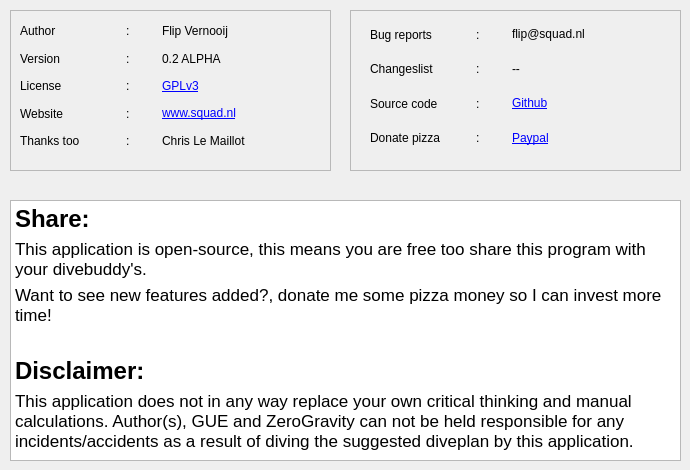
    <widget class="QWidget" name="tab_about">
     <attribute name="title">
      <string>About</string>
     </attribute>
     <widget class="QTextBrowser" name="text_disclaimer">
      <property name="geometry">
       <rect>
        <x>10</x>
        <y>200</y>
        <width>671</width>
        <height>261</height>
       </rect>
      </property>
      <property name="html">
       <string>&lt;!DOCTYPE HTML PUBLIC &quot;-//W3C//DTD HTML 4.0//EN&quot; &quot;http://www.w3.org/TR/REC-html40/strict.dtd&quot;&gt;
&lt;html&gt;&lt;head&gt;&lt;meta name=&quot;qrichtext&quot; content=&quot;1&quot; /&gt;&lt;style type=&quot;text/css&quot;&gt;
p, li { white-space: pre-wrap; }
&lt;/style&gt;&lt;/head&gt;&lt;body style=&quot; font-family:'.SF NS Text'; font-size:13pt; font-weight:400; font-style:normal;&quot;&gt;
&lt;p style=&quot; margin-top:6px; margin-bottom:6px; margin-left:0px; margin-right:0px; -qt-block-indent:0; text-indent:0px;&quot;&gt;&lt;span style=&quot; font-size:18pt; font-weight:600;&quot;&gt;Share:&lt;/span&gt;&lt;/p&gt;
&lt;p style=&quot; margin-top:6px; margin-bottom:6px; margin-left:0px; margin-right:0px; -qt-block-indent:0; text-indent:0px;&quot;&gt;This application is open-source, this means you are free too share this program with your divebuddy's.&lt;/p&gt;
&lt;p style=&quot; margin-top:6px; margin-bottom:6px; margin-left:0px; margin-right:0px; -qt-block-indent:0; text-indent:0px;&quot;&gt;Want to see new features added?, donate me some pizza money so I can invest more time!&lt;/p&gt;
&lt;p style=&quot;-qt-paragraph-type:empty; margin-top:6px; margin-bottom:6px; margin-left:0px; margin-right:0px; -qt-block-indent:0; text-indent:0px;&quot;&gt;&lt;br /&gt;&lt;/p&gt;
&lt;p style=&quot; margin-top:6px; margin-bottom:6px; margin-left:0px; margin-right:0px; -qt-block-indent:0; text-indent:0px;&quot;&gt;&lt;span style=&quot; font-size:18pt; font-weight:600;&quot;&gt;Disclaimer:&lt;/span&gt;&lt;/p&gt;
&lt;p style=&quot; margin-top:6px; margin-bottom:6px; margin-left:0px; margin-right:0px; -qt-block-indent:0; text-indent:0px;&quot;&gt;This application does not in any way replace your own critical thinking and manual calculations. Author(s), GUE and ZeroGravity can not be held responsible for any incidents/accidents as a result of diving the suggested diveplan by this application.&lt;/p&gt;&lt;/body&gt;&lt;/html&gt;</string>
      </property>
     </widget>
     <widget class="QFrame" name="frame_2">
      <property name="geometry">
       <rect>
        <x>10</x>
        <y>10</y>
        <width>321</width>
        <height>161</height>
       </rect>
      </property>
      <property name="frameShape">
       <enum>QFrame::StyledPanel</enum>
      </property>
      <property name="frameShadow">
       <enum>QFrame::Raised</enum>
      </property>
      <widget class="QWidget" name="layoutWidget_5">
       <property name="geometry">
        <rect>
         <x>10</x>
         <y>10</y>
         <width>291</width>
         <height>132</height>
        </rect>
       </property>
       <layout class="QVBoxLayout" name="verticalLayout_4">
        <item>
         <layout class="QHBoxLayout" name="horizontalLayout_30">
          <item>
           <widget class="QLabel" name="label_4">
            <property name="minimumSize">
             <size>
              <width>100</width>
              <height>0</height>
             </size>
            </property>
            <property name="maximumSize">
             <size>
              <width>100</width>
              <height>16777215</height>
             </size>
            </property>
            <property name="text">
             <string>Author</string>
            </property>
           </widget>
          </item>
          <item>
           <widget class="QLabel" name="label_10">
            <property name="minimumSize">
             <size>
              <width>30</width>
              <height>0</height>
             </size>
            </property>
            <property name="maximumSize">
             <size>
              <width>30</width>
              <height>16777215</height>
             </size>
            </property>
            <property name="text">
             <string>:</string>
            </property>
           </widget>
          </item>
          <item>
           <widget class="QLabel" name="label_16">
            <property name="minimumSize">
             <size>
              <width>100</width>
              <height>0</height>
             </size>
            </property>
            <property name="maximumSize">
             <size>
              <width>1000009</width>
              <height>16777215</height>
             </size>
            </property>
            <property name="layoutDirection">
             <enum>Qt::LeftToRight</enum>
            </property>
            <property name="text">
             <string>Flip Vernooij</string>
            </property>
            <property name="alignment">
             <set>Qt::AlignLeading|Qt::AlignLeft|Qt::AlignVCenter</set>
            </property>
           </widget>
          </item>
         </layout>
        </item>
        <item>
         <layout class="QHBoxLayout" name="horizontalLayout_31">
          <item>
           <widget class="QLabel" name="label_5">
            <property name="minimumSize">
             <size>
              <width>100</width>
              <height>0</height>
             </size>
            </property>
            <property name="maximumSize">
             <size>
              <width>100</width>
              <height>16777215</height>
             </size>
            </property>
            <property name="text">
             <string>Version</string>
            </property>
           </widget>
          </item>
          <item>
           <widget class="QLabel" name="label_12">
            <property name="minimumSize">
             <size>
              <width>30</width>
              <height>0</height>
             </size>
            </property>
            <property name="maximumSize">
             <size>
              <width>30</width>
              <height>16777215</height>
             </size>
            </property>
            <property name="text">
             <string>:</string>
            </property>
           </widget>
          </item>
          <item>
           <widget class="QLabel" name="label_17">
            <property name="minimumSize">
             <size>
              <width>100</width>
              <height>0</height>
             </size>
            </property>
            <property name="maximumSize">
             <size>
              <width>1000009</width>
              <height>16777215</height>
             </size>
            </property>
            <property name="layoutDirection">
             <enum>Qt::LeftToRight</enum>
            </property>
            <property name="text">
             <string>0.2 ALPHA</string>
            </property>
            <property name="alignment">
             <set>Qt::AlignLeading|Qt::AlignLeft|Qt::AlignVCenter</set>
            </property>
           </widget>
          </item>
         </layout>
        </item>
        <item>
         <layout class="QHBoxLayout" name="horizontalLayout_32">
          <item>
           <widget class="QLabel" name="label_6">
            <property name="minimumSize">
             <size>
              <width>100</width>
              <height>0</height>
             </size>
            </property>
            <property name="maximumSize">
             <size>
              <width>100</width>
              <height>16777215</height>
             </size>
            </property>
            <property name="text">
             <string>License</string>
            </property>
           </widget>
          </item>
          <item>
           <widget class="QLabel" name="label_13">
            <property name="minimumSize">
             <size>
              <width>30</width>
              <height>0</height>
             </size>
            </property>
            <property name="maximumSize">
             <size>
              <width>30</width>
              <height>16777215</height>
             </size>
            </property>
            <property name="text">
             <string>:</string>
            </property>
           </widget>
          </item>
          <item>
           <widget class="QLabel" name="label_18">
            <property name="minimumSize">
             <size>
              <width>100</width>
              <height>0</height>
             </size>
            </property>
            <property name="maximumSize">
             <size>
              <width>1000009</width>
              <height>16777215</height>
             </size>
            </property>
            <property name="layoutDirection">
             <enum>Qt::LeftToRight</enum>
            </property>
            <property name="text">
             <string>&lt;a href=&quot;https://www.gnu.org/licenses/gpl-3.0.en.html&quot;&gt;GPLv3&lt;/a&gt;</string>
            </property>
            <property name="alignment">
             <set>Qt::AlignLeading|Qt::AlignLeft|Qt::AlignVCenter</set>
            </property>
            <property name="openExternalLinks">
             <bool>true</bool>
            </property>
           </widget>
          </item>
         </layout>
        </item>
        <item>
         <layout class="QHBoxLayout" name="horizontalLayout_33">
          <item>
           <widget class="QLabel" name="label_7">
            <property name="minimumSize">
             <size>
              <width>100</width>
              <height>0</height>
             </size>
            </property>
            <property name="maximumSize">
             <size>
              <width>100</width>
              <height>16777215</height>
             </size>
            </property>
            <property name="text">
             <string>Website</string>
            </property>
           </widget>
          </item>
          <item>
           <widget class="QLabel" name="label_14">
            <property name="minimumSize">
             <size>
              <width>30</width>
              <height>0</height>
             </size>
            </property>
            <property name="maximumSize">
             <size>
              <width>30</width>
              <height>16777215</height>
             </size>
            </property>
            <property name="text">
             <string>:</string>
            </property>
           </widget>
          </item>
          <item>
           <widget class="QLabel" name="label_19">
            <property name="minimumSize">
             <size>
              <width>100</width>
              <height>0</height>
             </size>
            </property>
            <property name="maximumSize">
             <size>
              <width>1000009</width>
              <height>16777215</height>
             </size>
            </property>
            <property name="layoutDirection">
             <enum>Qt::LeftToRight</enum>
            </property>
            <property name="text">
             <string>&lt;a href=&quot;https://www.squad.nl&quot;&gt;www.squad.nl&lt;/a&gt;</string>
            </property>
            <property name="alignment">
             <set>Qt::AlignLeading|Qt::AlignLeft|Qt::AlignVCenter</set>
            </property>
           </widget>
          </item>
         </layout>
        </item>
        <item>
         <layout class="QHBoxLayout" name="horizontalLayout_34">
          <item>
           <widget class="QLabel" name="label_8">
            <property name="minimumSize">
             <size>
              <width>100</width>
              <height>0</height>
             </size>
            </property>
            <property name="maximumSize">
             <size>
              <width>100</width>
              <height>16777215</height>
             </size>
            </property>
            <property name="text">
             <string>Thanks too</string>
            </property>
           </widget>
          </item>
          <item>
           <widget class="QLabel" name="label_15">
            <property name="minimumSize">
             <size>
              <width>30</width>
              <height>0</height>
             </size>
            </property>
            <property name="maximumSize">
             <size>
              <width>30</width>
              <height>16777215</height>
             </size>
            </property>
            <property name="text">
             <string>:</string>
            </property>
           </widget>
          </item>
          <item>
           <widget class="QLabel" name="label_20">
            <property name="minimumSize">
             <size>
              <width>100</width>
              <height>0</height>
             </size>
            </property>
            <property name="maximumSize">
             <size>
              <width>1000009</width>
              <height>16777215</height>
             </size>
            </property>
            <property name="layoutDirection">
             <enum>Qt::LeftToRight</enum>
            </property>
            <property name="text">
             <string>Chris Le Maillot</string>
            </property>
            <property name="alignment">
             <set>Qt::AlignLeading|Qt::AlignLeft|Qt::AlignVCenter</set>
            </property>
           </widget>
          </item>
         </layout>
        </item>
       </layout>
      </widget>
     </widget>
     <widget class="QFrame" name="frame_3">
      <property name="geometry">
       <rect>
        <x>350</x>
        <y>10</y>
        <width>331</width>
        <height>161</height>
       </rect>
      </property>
      <property name="frameShape">
       <enum>QFrame::StyledPanel</enum>
      </property>
      <property name="frameShadow">
       <enum>QFrame::Raised</enum>
      </property>
      <widget class="QWidget" name="layoutWidget_51">
       <property name="geometry">
        <rect>
         <x>20</x>
         <y>10</y>
         <width>291</width>
         <height>132</height>
        </rect>
       </property>
       <layout class="QVBoxLayout" name="verticalLayout_8">
        <item>
         <layout class="QHBoxLayout" name="horizontalLayout_35">
          <item>
           <widget class="QLabel" name="label_11">
            <property name="minimumSize">
             <size>
              <width>100</width>
              <height>0</height>
             </size>
            </property>
            <property name="maximumSize">
             <size>
              <width>100</width>
              <height>16777215</height>
             </size>
            </property>
            <property name="text">
             <string>Bug reports</string>
            </property>
           </widget>
          </item>
          <item>
           <widget class="QLabel" name="label_21">
            <property name="minimumSize">
             <size>
              <width>30</width>
              <height>0</height>
             </size>
            </property>
            <property name="maximumSize">
             <size>
              <width>30</width>
              <height>16777215</height>
             </size>
            </property>
            <property name="text">
             <string>:</string>
            </property>
           </widget>
          </item>
          <item>
           <widget class="QLabel" name="label_22">
            <property name="minimumSize">
             <size>
              <width>100</width>
              <height>0</height>
             </size>
            </property>
            <property name="maximumSize">
             <size>
              <width>1000009</width>
              <height>16777215</height>
             </size>
            </property>
            <property name="layoutDirection">
             <enum>Qt::LeftToRight</enum>
            </property>
            <property name="text">
             <string>&lt;a href=&quot;mailto:flip@squad.nl?subject=Diveplanner 0.2 Bug&quot;&gt;flip@squad.nl&lt;/a&gt;</string>
            </property>
            <property name="alignment">
             <set>Qt::AlignLeading|Qt::AlignLeft|Qt::AlignVCenter</set>
            </property>
           </widget>
          </item>
         </layout>
        </item>
        <item>
         <layout class="QHBoxLayout" name="horizontalLayout_36">
          <item>
           <widget class="QLabel" name="label_23">
            <property name="minimumSize">
             <size>
              <width>100</width>
              <height>0</height>
             </size>
            </property>
            <property name="maximumSize">
             <size>
              <width>100</width>
              <height>16777215</height>
             </size>
            </property>
            <property name="text">
             <string>Changeslist</string>
            </property>
           </widget>
          </item>
          <item>
           <widget class="QLabel" name="label_24">
            <property name="minimumSize">
             <size>
              <width>30</width>
              <height>0</height>
             </size>
            </property>
            <property name="maximumSize">
             <size>
              <width>30</width>
              <height>16777215</height>
             </size>
            </property>
            <property name="text">
             <string>:</string>
            </property>
           </widget>
          </item>
          <item>
           <widget class="QLabel" name="label_25">
            <property name="minimumSize">
             <size>
              <width>100</width>
              <height>0</height>
             </size>
            </property>
            <property name="maximumSize">
             <size>
              <width>1000009</width>
              <height>16777215</height>
             </size>
            </property>
            <property name="layoutDirection">
             <enum>Qt::LeftToRight</enum>
            </property>
            <property name="text">
             <string>--</string>
            </property>
            <property name="alignment">
             <set>Qt::AlignLeading|Qt::AlignLeft|Qt::AlignVCenter</set>
            </property>
           </widget>
          </item>
         </layout>
        </item>
        <item>
         <layout class="QHBoxLayout" name="horizontalLayout_37">
          <item>
           <widget class="QLabel" name="label_26">
            <property name="minimumSize">
             <size>
              <width>100</width>
              <height>0</height>
             </size>
            </property>
            <property name="maximumSize">
             <size>
              <width>100</width>
              <height>16777215</height>
             </size>
            </property>
            <property name="text">
             <string>Source code</string>
            </property>
           </widget>
          </item>
          <item>
           <widget class="QLabel" name="label_27">
            <property name="minimumSize">
             <size>
              <width>30</width>
              <height>0</height>
             </size>
            </property>
            <property name="maximumSize">
             <size>
              <width>30</width>
              <height>16777215</height>
             </size>
            </property>
            <property name="text">
             <string>:</string>
            </property>
           </widget>
          </item>
          <item>
           <widget class="QLabel" name="label_28">
            <property name="minimumSize">
             <size>
              <width>100</width>
              <height>0</height>
             </size>
            </property>
            <property name="maximumSize">
             <size>
              <width>1000009</width>
              <height>16777215</height>
             </size>
            </property>
            <property name="layoutDirection">
             <enum>Qt::LeftToRight</enum>
            </property>
            <property name="text">
             <string>&lt;a href=&quot;https://github.com/FlipVernooij/DPV_diveplanner&quot;&gt;Github&lt;/a&gt;</string>
            </property>
            <property name="alignment">
             <set>Qt::AlignLeading|Qt::AlignLeft|Qt::AlignVCenter</set>
            </property>
            <property name="openExternalLinks">
             <bool>true</bool>
            </property>
           </widget>
          </item>
         </layout>
        </item>
        <item>
         <layout class="QHBoxLayout" name="horizontalLayout_39">
          <item>
           <widget class="QLabel" name="label_32">
            <property name="minimumSize">
             <size>
              <width>100</width>
              <height>0</height>
             </size>
            </property>
            <property name="maximumSize">
             <size>
              <width>100</width>
              <height>16777215</height>
             </size>
            </property>
            <property name="text">
             <string>Donate pizza</string>
            </property>
           </widget>
          </item>
          <item>
           <widget class="QLabel" name="label_33">
            <property name="minimumSize">
             <size>
              <width>30</width>
              <height>0</height>
             </size>
            </property>
            <property name="maximumSize">
             <size>
              <width>30</width>
              <height>16777215</height>
             </size>
            </property>
            <property name="text">
             <string>:</string>
            </property>
           </widget>
          </item>
          <item>
           <widget class="QLabel" name="label_34">
            <property name="minimumSize">
             <size>
              <width>100</width>
              <height>0</height>
             </size>
            </property>
            <property name="maximumSize">
             <size>
              <width>1000009</width>
              <height>16777215</height>
             </size>
            </property>
            <property name="layoutDirection">
             <enum>Qt::LeftToRight</enum>
            </property>
            <property name="text">
             <string>&lt;a href=&quot;https://www.paypal.com/cgi-bin/webscr?cmd=_donations&amp;business=LPPALYYJJ2FMC&amp;lc=NL&amp;item_name=Diveplanner%20pizza%20donation&amp;item_number=DiveplannerDonation&amp;currency_code=EUR&amp;bn=PP%2dDonationsBF%3abtn_donateCC_LG%2egif%3aNonHosted&quot;&gt;Paypal&lt;/a&gt;</string>
            </property>
            <property name="alignment">
             <set>Qt::AlignLeading|Qt::AlignLeft|Qt::AlignVCenter</set>
            </property>
           </widget>
          </item>
         </layout>
        </item>
       </layout>
      </widget>
     </widget>
    </widget>
